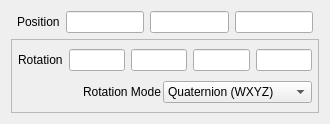
<?xml version="1.0" encoding="UTF-8"?>
<ui version="4.0">
 <class>ObjectProperties</class>
 <widget class="QWidget" name="ObjectProperties">
  <property name="geometry">
   <rect>
    <x>0</x>
    <y>0</y>
    <width>330</width>
    <height>124</height>
   </rect>
  </property>
  <property name="sizePolicy">
   <sizepolicy hsizetype="Expanding" vsizetype="Preferred">
    <horstretch>0</horstretch>
    <verstretch>0</verstretch>
   </sizepolicy>
  </property>
  <property name="minimumSize">
   <size>
    <width>330</width>
    <height>124</height>
   </size>
  </property>
  <property name="windowTitle">
   <string>Form</string>
  </property>
  <layout class="QVBoxLayout" name="verticalLayout">
   <item>
    <layout class="QHBoxLayout" name="positionLayout">
     <property name="leftMargin">
      <number>6</number>
     </property>
     <property name="rightMargin">
      <number>6</number>
     </property>
     <item>
      <widget class="QLabel" name="positionLabel">
       <property name="text">
        <string>Position</string>
       </property>
      </widget>
     </item>
     <item>
      <widget class="QLineEdit" name="positionXLineEdit">
       <property name="toolTip">
        <string>&lt;html&gt;&lt;head/&gt;&lt;body&gt;&lt;p&gt;X-Coordinate of the position of the selected object.&lt;/p&gt;&lt;/body&gt;&lt;/html&gt;</string>
       </property>
       <property name="text">
        <string/>
       </property>
      </widget>
     </item>
     <item>
      <widget class="QLineEdit" name="positionYLineEdit">
       <property name="toolTip">
        <string>&lt;html&gt;&lt;head/&gt;&lt;body&gt;&lt;p&gt;Y-Coordinate of the position of the selected object.&lt;/p&gt;&lt;/body&gt;&lt;/html&gt;</string>
       </property>
       <property name="text">
        <string/>
       </property>
      </widget>
     </item>
     <item>
      <widget class="QLineEdit" name="positionZLineEdit">
       <property name="toolTip">
        <string>&lt;html&gt;&lt;head/&gt;&lt;body&gt;&lt;p&gt;Z-Coordinate of the position of the selected object.&lt;/p&gt;&lt;/body&gt;&lt;/html&gt;</string>
       </property>
       <property name="text">
        <string/>
       </property>
      </widget>
     </item>
    </layout>
   </item>
   <item>
    <widget class="QFrame" name="rotationFrame">
     <property name="frameShape">
      <enum>QFrame::StyledPanel</enum>
     </property>
     <layout class="QVBoxLayout" name="verticalLayout_2">
      <property name="spacing">
       <number>2</number>
      </property>
      <property name="leftMargin">
       <number>0</number>
      </property>
      <property name="topMargin">
       <number>1</number>
      </property>
      <property name="rightMargin">
       <number>0</number>
      </property>
      <property name="bottomMargin">
       <number>1</number>
      </property>
      <item>
       <layout class="QHBoxLayout" name="rotationLayout">
        <property name="spacing">
         <number>6</number>
        </property>
        <property name="leftMargin">
         <number>6</number>
        </property>
        <property name="rightMargin">
         <number>6</number>
        </property>
        <item>
         <widget class="QLabel" name="rotationLabel">
          <property name="text">
           <string>Rotation</string>
          </property>
         </widget>
        </item>
        <item>
         <widget class="QLineEdit" name="rotationWLineEdit">
          <property name="toolTip">
           <string>&lt;html&gt;&lt;head/&gt;&lt;body&gt;&lt;p&gt;Scalar of the Quaternion&lt;/p&gt;&lt;/body&gt;&lt;/html&gt;</string>
          </property>
          <property name="text">
           <string/>
          </property>
         </widget>
        </item>
        <item>
         <widget class="QLineEdit" name="rotationXLineEdit">
          <property name="toolTip">
           <string>&lt;html&gt;&lt;head/&gt;&lt;body&gt;&lt;p&gt;X-Coordinate&lt;/p&gt;&lt;/body&gt;&lt;/html&gt;</string>
          </property>
          <property name="text">
           <string/>
          </property>
         </widget>
        </item>
        <item>
         <widget class="QLineEdit" name="rotationYLineEdit">
          <property name="toolTip">
           <string>&lt;html&gt;&lt;head/&gt;&lt;body&gt;&lt;p&gt;Y-Coordinate&lt;/p&gt;&lt;/body&gt;&lt;/html&gt;</string>
          </property>
          <property name="text">
           <string/>
          </property>
         </widget>
        </item>
        <item>
         <widget class="QLineEdit" name="rotationZLineEdit">
          <property name="toolTip">
           <string>&lt;html&gt;&lt;head/&gt;&lt;body&gt;&lt;p&gt;Z-Coordinate&lt;/p&gt;&lt;/body&gt;&lt;/html&gt;</string>
          </property>
          <property name="text">
           <string/>
          </property>
         </widget>
        </item>
       </layout>
      </item>
      <item>
       <layout class="QHBoxLayout" name="rotationModeLayout">
        <property name="rightMargin">
         <number>6</number>
        </property>
        <item alignment="Qt::AlignRight">
         <widget class="QLabel" name="rotationModeLabel">
          <property name="toolTip">
           <string>&lt;html&gt;&lt;head/&gt;&lt;body&gt;&lt;p&gt;&lt;a name=&quot;result_box&quot;/&gt;There are several ways to display a rotation. Here you can choose between the representation as Quaternion and Euler angles in degrees.&lt;/p&gt;&lt;/body&gt;&lt;/html&gt;</string>
          </property>
          <property name="text">
           <string>Rotation Mode</string>
          </property>
         </widget>
        </item>
        <item>
         <widget class="QComboBox" name="rotationModeComboBox">
          <property name="minimumSize">
           <size>
            <width>0</width>
            <height>0</height>
           </size>
          </property>
          <property name="toolTip">
           <string>&lt;html&gt;&lt;head/&gt;&lt;body&gt;&lt;p&gt;Click to choose a rotation mode.&lt;/p&gt;&lt;/body&gt;&lt;/html&gt;</string>
          </property>
          <item>
           <property name="text">
            <string>Quaternion (WXYZ)</string>
           </property>
          </item>
          <item>
           <property name="text">
            <string>Euler Angles (XYZ)</string>
           </property>
          </item>
         </widget>
        </item>
       </layout>
      </item>
     </layout>
    </widget>
   </item>
  </layout>
 </widget>
 <resources/>
 <connections/>
</ui>
